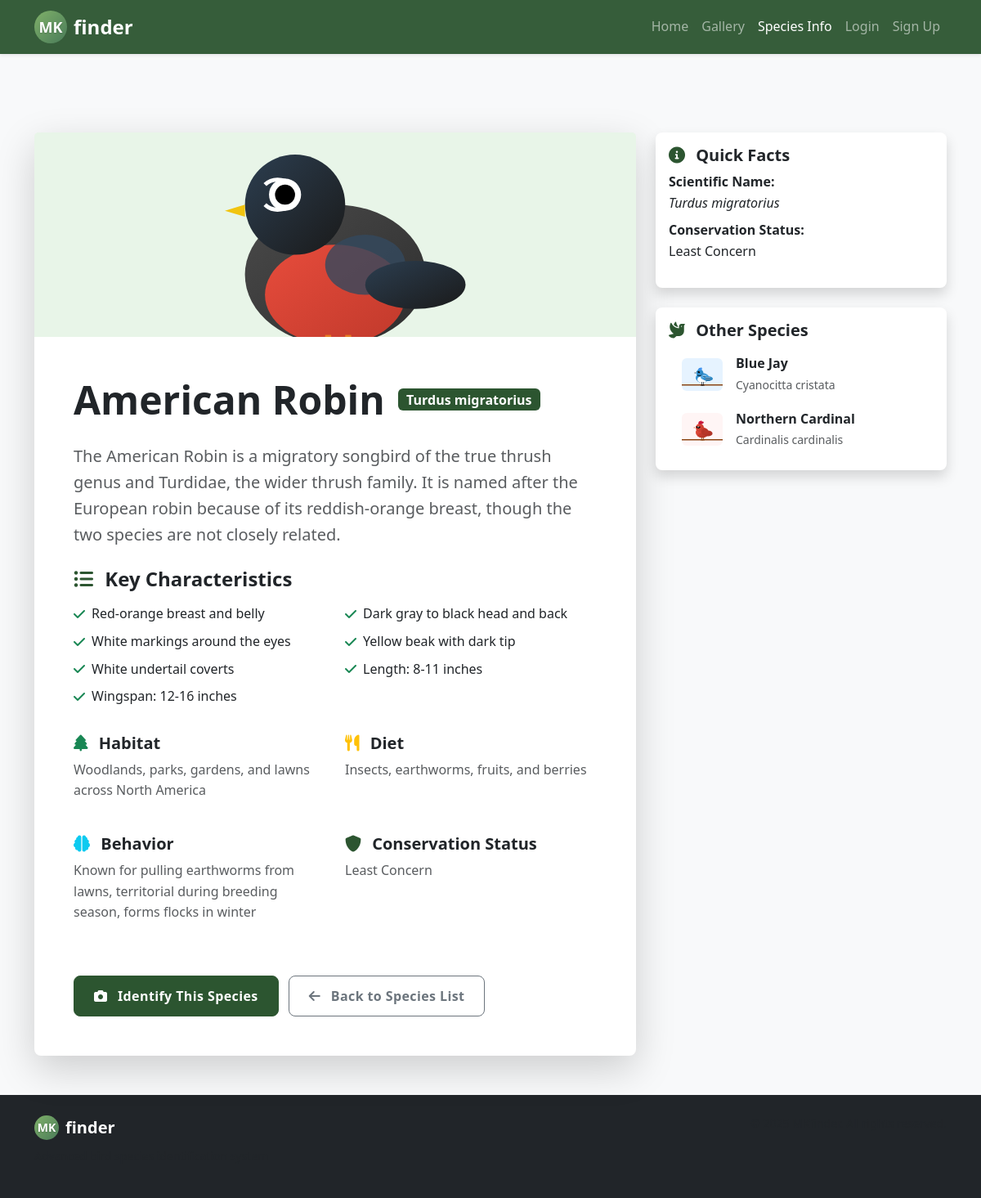
The app's page /species.php?species=American+Robin with its own data.
### tables this page shows
CREATE TABLE species (
    id INT AUTO_INCREMENT PRIMARY KEY,
    name VARCHAR(255) NOT NULL UNIQUE,
    scientific_name VARCHAR(255) DEFAULT NULL,
    description TEXT,
    characteristics JSON,
    habitat TEXT,
    diet TEXT,
    behavior TEXT,
    conservation_status VARCHAR(100) DEFAULT NULL,
    created_at TIMESTAMP DEFAULT CURRENT_TIMESTAMP,
    updated_at TIMESTAMP DEFAULT CURRENT_TIMESTAMP ON UPDATE CURRENT_TIMESTAMP,
    INDEX idx_species_name (name)
);

### config.php (called while the page is built, shortened)
<?php
function sanitizeInput($data) {
    return htmlspecialchars(trim($data), ENT_QUOTES, 'UTF-8');
}
?>

### database.php (called while the page is built, shortened)
<?php
require_once __DIR__ . '/config.php';
class Database {
    private static $instance = null;
    private $connection = null;
    public static function getInstance() {
        if (self::$instance === null) {
            self::$instance = new Database();
        }
        return self::$instance;
    }
    private function connect() {
        try {
            $databaseUrl = getenv('DATABASE_URL');
            if (!empty($databaseUrl)) {
                $dbInfo = parse_url($databaseUrl);
                $host = $dbInfo['host'];
                $port = $dbInfo['port'] ?? 3306;
                $dbname = ltrim($dbInfo['path'], '/');
                $user = $dbInfo['user'];
                $password = $dbInfo['pass'];
            } else {
                $host = getenv('DB_HOST') ?: 'localhost';
                $port = getenv('DB_PORT') ?: 3306;
                $dbname = getenv('DB_NAME') ?: 'mkfinder';
                $user = getenv('DB_USER') ?: 'root';
                $password = getenv('DB_PASS') ?: '';
            }
            $dsn = "mysql:host={$host};port={$port};dbname={$dbname};charset=utf8mb4";
            $this->connection = new PDO($dsn, $user, $password, [
                PDO::ATTR_ERRMODE => PDO::ERRMODE_EXCEPTION,
                PDO::ATTR_DEFAULT_FETCH_MODE => PDO::FETCH_ASSOC,
                PDO::ATTR_EMULATE_PREPARES => false,
                PDO::MYSQL_ATTR_INIT_COMMAND => "SET NAMES utf8mb4"
            ]);
        } catch (Exception $e) {
            logError('Database connection failed', ['error' => $e->getMessage()]);
            throw new Exception('Database connection failed: ' . $e->getMessage());
        }
    }
    public function query($sql, $params = []) {
        try {
            $stmt = $this->connection->prepare($sql);
            $stmt->execute($params);
            return $stmt;
        } catch (PDOException $e) {
            logError('Database query failed', [
                'sql' => $sql,
                'params' => $params,
                'error' => $e->getMessage()
            ]);
            throw new Exception('Database query failed: ' . $e->getMessage());
        }
    }
    public function getAllSpecies() {
        $stmt = $this->query("SELECT * FROM species ORDER BY name");
        $species = $stmt->fetchAll();
        return $species;
    }
    public function getSpeciesByName($name) {
        $stmt = $this->query("SELECT * FROM species WHERE name = ?", [$name]);
        $species = $stmt->fetch();
        if ($species && isset($species['characteristics'])) {
            $species['characteristics'] = json_decode($species['characteristics'], true);
        }
        return $species;
    }
}
function getDatabase() {
    return Database::getInstance();
}
function getAllSpeciesFromDB() {
    try {
        $db = getDatabase();
        return $db->getAllSpecies();
    } catch (Exception $e) {
        logError('Failed to get all species from database', ['error' => $e->getMessage()]);
        return [];
    }
}
function getSpeciesInfoFromDB($speciesName) {
    try {
        $db = getDatabase();
        return $db->getSpeciesByName($speciesName);
    } catch (Exception $e) {
        logError('Failed to get species info from database', [
            'species' => $speciesName,
            'error' => $e->getMessage()
        ]);
        return null;
    }
}
?>

### species.php (the view, shortened to what this page needs)
<?php
require_once 'config.php';
require_once 'database.php';
$speciesName = isset($_GET['species']) ? sanitizeInput($_GET['species']) : '';
$speciesInfo = null;
if (!empty($speciesName)) {
    $speciesInfo = getSpeciesInfoFromDB($speciesName);
}
$allSpecies = getAllSpeciesFromDB();
?>
<!DOCTYPE html>
<html lang="en">
<head>
    <link href="https://cdn.jsdelivr.net/npm/bootstrap@5.3.0/dist/css/bootstrap.min.css" rel="stylesheet">
    <link href="https://cdnjs.cloudflare.com/ajax/libs/font-awesome/6.0.0/css/all.min.css" rel="stylesheet">
    <link href="styles.css" rel="stylesheet">
</head>
<body>
    <nav class="navbar navbar-expand-lg navbar-dark bg-primary">
        <div class="container">
            <a class="navbar-brand d-flex align-items-center" href="index.html">
                <div class="logo-mk me-2">MK</div>
                <span class="brand-name">finder</span>
            </a>
            <div class="collapse navbar-collapse" id="navbarNav">
                <ul class="navbar-nav ms-auto">
                    <li class="nav-item">
                        <a class="nav-link" href="index.html">Home</a>
                    </li>
                    <li class="nav-item">
                        <a class="nav-link" href="gallery.php">Gallery</a>
                    </li>
                    <li class="nav-item">
                        <a class="nav-link active" href="species.php">Species Info</a>
                    </li>
                    <li class="nav-item">
                        <a class="nav-link" href="login.html">Login</a>
                    </li>
                    <li class="nav-item">
                        <a class="nav-link" href="signup.html">Sign Up</a>
                    </li>
                </ul>
            </div>
        </div>
    </nav>
    <div class="container mt-5 pt-5">
        <?php if ($speciesInfo): ?>
            <div class="row">
                <div class="col-lg-8">
                    <div class="card shadow-lg border-0">
                        <?php
                        $detailImageFile = '';
                        switch($speciesInfo['name']) {
                            case 'American Robin':
                                $detailImageFile = 'images/american-robin.svg';
                                break;
                        }
                        ?>
                        <?php if ($detailImageFile && file_exists($detailImageFile)): ?>
                            <img src="<?php echo $detailImageFile; ?>"
                                 class="card-img-top"
                                 alt="<?php echo htmlspecialchars($speciesInfo['name']); ?>"
                                 style="height: 250px; object-fit: cover;">
                        <?php endif; ?>
                        <div class="card-body p-5">
                            <div class="d-flex align-items-center mb-4">
                                <h1 class="display-5 fw-bold mb-0 me-3"><?php echo htmlspecialchars($speciesInfo['name']); ?></h1>
                                <span class="badge bg-primary fs-6"><?php echo htmlspecialchars($speciesInfo['scientific_name']); ?></span>
                            </div>
                            <p class="lead text-muted mb-4"><?php echo htmlspecialchars($speciesInfo['description']); ?></p>
                            <?php if (!empty($speciesInfo['characteristics'])): ?>
                                <div class="mb-4">
                                    <h3 class="h4 fw-bold mb-3">
                                        <i class="fas fa-list-ul text-primary me-2"></i>
                                        Key Characteristics
                                    </h3>
                                    <div class="row">
                                        <?php foreach ($speciesInfo['characteristics'] as $characteristic): ?>
                                            <div class="col-md-6 mb-2">
                                                <div class="d-flex align-items-center">
                                                    <i class="fas fa-check text-success me-2"></i>
                                                    <span><?php echo htmlspecialchars($characteristic); ?></span>
                                                </div>
                                            </div>
                                        <?php endforeach; ?>
                                    </div>
                                </div>
                            <?php endif; ?>
                            <div class="row">
                                <?php if (!empty($speciesInfo['habitat'])): ?>
                                    <div class="col-md-6 mb-4">
                                        <h4 class="h5 fw-bold">
                                            <i class="fas fa-tree text-success me-2"></i>
                                            Habitat
                                        </h4>
                                        <p class="text-muted"><?php echo htmlspecialchars($speciesInfo['habitat']); ?></p>
                                    </div>
                                <?php endif; ?>
                                <?php if (!empty($speciesInfo['diet'])): ?>
                                    <div class="col-md-6 mb-4">
                                        <h4 class="h5 fw-bold">
                                            <i class="fas fa-utensils text-warning me-2"></i>
                                            Diet
                                        </h4>
                                        <p class="text-muted"><?php echo htmlspecialchars($speciesInfo['diet']); ?></p>
                                    </div>
                                <?php endif; ?>
                                <?php if (!empty($speciesInfo['behavior'])): ?>
                                    <div class="col-md-6 mb-4">
                                        <h4 class="h5 fw-bold">
                                            <i class="fas fa-brain text-info me-2"></i>
                                            Behavior
                                        </h4>
                                        <p class="text-muted"><?php echo htmlspecialchars($speciesInfo['behavior']); ?></p>
                                    </div>
                                <?php endif; ?>
                                <?php if (!empty($speciesInfo['conservation_status'])): ?>
                                    <div class="col-md-6 mb-4">
                                        <h4 class="h5 fw-bold">
                                            <i class="fas fa-shield-alt text-primary me-2"></i>
                                            Conservation Status
                                        </h4>
                                        <p class="text-muted"><?php echo htmlspecialchars($speciesInfo['conservation_status']); ?></p>
                                    </div>
                                <?php endif; ?>
                            </div>
                            <div class="mt-4">
                                <a href="index.html" class="btn btn-primary">
                                    <i class="fas fa-camera me-2"></i>
                                    Identify This Species
                                </a>
                                <a href="species.php" class="btn btn-outline-secondary ms-2">
                                    <i class="fas fa-arrow-left me-2"></i>
                                    Back to Species List
                                </a>
                            </div>
                        </div>
                    </div>
                </div>
                <div class="col-lg-4">
                    <div class="card shadow border-0">
                        <div class="card-body">
                            <h5 class="card-title fw-bold">
                                <i class="fas fa-info-circle text-primary me-2"></i>
                                Quick Facts
                            </h5>
                            <ul class="list-unstyled">
                                <li class="mb-2">
                                    <strong>Scientific Name:</strong><br>
                                    <em><?php echo htmlspecialchars($speciesInfo['scientific_name']); ?></em>
                                </li>
                                <?php if (!empty($speciesInfo['conservation_status'])): ?>
                                    <li class="mb-2">
                                        <strong>Conservation Status:</strong><br>
                                        <?php echo htmlspecialchars($speciesInfo['conservation_status']); ?>
                                    </li>
                                <?php endif; ?>
                            </ul>
                        </div>
                    </div>
                    <div class="card shadow border-0 mt-4">
                        <div class="card-body">
                            <h5 class="card-title fw-bold">
                                <i class="fas fa-dove text-primary me-2"></i>
                                Other Species
                            </h5>
                            <div class="list-group list-group-flush">
                                <?php foreach ($allSpecies as $species): ?>
                                    <?php if ($species['name'] !== $speciesInfo['name']): ?>
                                        <?php
                                        $sidebarImageFile = '';
                                        switch($species['name']) {
                                            case 'Blue Jay':
                                                $sidebarImageFile = 'images/blue-jay.svg';
                                                break;
                                            case 'Northern Cardinal':
                                                $sidebarImageFile = 'images/northern-cardinal.svg';
                                                break;
                                        }
                                        ?>
                                        <a href="species.php?species=<?php echo urlencode($species['name']); ?>"
                                           class="list-group-item list-group-item-action border-0 d-flex align-items-center">
                                            <?php if ($sidebarImageFile && file_exists($sidebarImageFile)): ?>
                                                <img src="<?php echo $sidebarImageFile; ?>"
                                                     alt="<?php echo htmlspecialchars($species['name']); ?>"
                                                     style="width: 50px; height: 40px; object-fit: cover; border-radius: 6px;"
                                                     class="me-3">
                                            <?php endif; ?>
                                            <div>
                                                <div class="fw-bold"><?php echo htmlspecialchars($species['name']); ?></div>
                                                <small class="text-muted"><?php echo htmlspecialchars($species['scientific_name']); ?></small>
                                            </div>
                                        </a>
                                    <?php endif; ?>
                                <?php endforeach; ?>
                            </div>
                        </div>
                    </div>
                </div>
            </div>
        <?php endif; ?>
    </div>
    <footer class="bg-dark text-white py-4 mt-5">
        <div class="container">
            <div class="row">
                <div class="col-md-6">
                    <div class="d-flex align-items-center mb-2">
                        <div class="logo-mk me-2">MK</div>
                        <span class="brand-name">finder</span>
                    </div>
                    <p class="text-muted small">Advanced bird species identification system</p>
                </div>
                <div class="col-md-6 text-md-end">
                    <p class="text-muted small mb-0">&copy; 2025 MKfinder. All rights reserved.</p>
                </div>
            </div>
        </div>
    </footer>
</body>
</html>

### records on screen
species: name "American Robin", scientific_name "Turdus migratorius", description "The American Robin is a migratory songbird of the true thrush genus and Turdidae, the wider thrush family. It is named after the European robin because of its reddish-orange breast, though the two species are not closely related.", habitat "Woodlands, parks, gardens, and lawns across North America", diet "Insects, earthworms, fruits, and berries", behavior "Known for pulling earthworms from lawns, territorial during breeding season, forms flocks in winter", conservation_status "Least Concern"
species: shows a picture, name "Blue Jay", scientific_name "Cyanocitta cristata"
species: shows a picture, name "Northern Cardinal", scientific_name "Cardinalis cardinalis"

### other values on screen
$characteristic "Red-orange breast and belly"
$characteristic "Dark gray to black head and back"
$characteristic "White markings around the eyes"
$characteristic "Yellow beak with dark tip"
$characteristic "White undertail coverts"
$characteristic "Length: 8-11 inches"
$characteristic "Wingspan: 12-16 inches"
